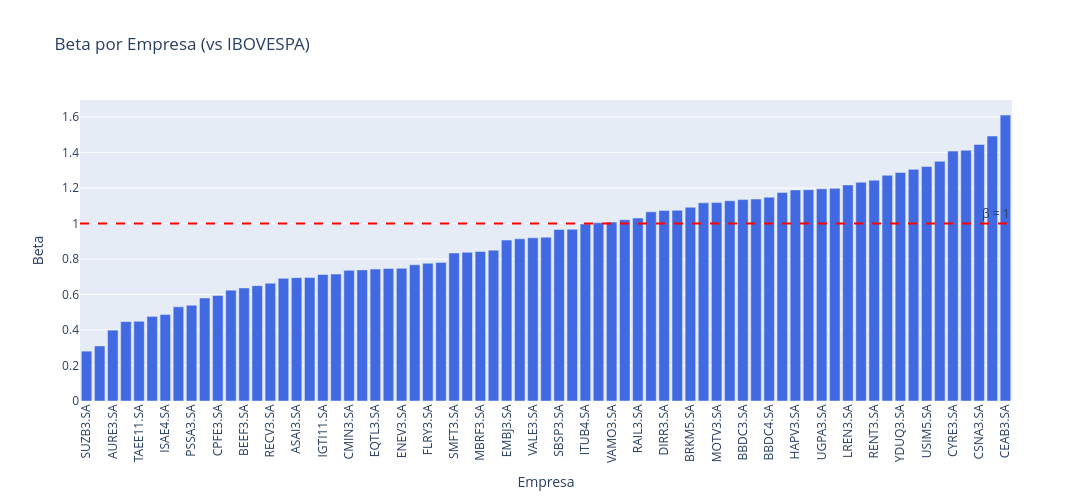

Notebook source saved alongside this figure:
### Code cell
plot_df = (
    beta.rename("Beta")
        .rename_axis("Ticker")
        .reset_index()
        .sort_values("Beta")
)

fig = px.bar(
    plot_df,
    x="Ticker",
    y="Beta",
    color_discrete_sequence=["royalblue"],
    labels={
        "Ticker": "Empresa",
        "Beta": "Beta"
    },
    title="Beta por Empresa (vs IBOVESPA)"
)

# Linha de referência em β = 1
fig.add_hline(
    y=1,
    line_dash="dash",
    line_color="red",
    annotation_text="β = 1"
)

fig.update_layout(
    height=500,
    width=1200,
    xaxis_tickangle=-90
)

fig.show()

### Figure 1 — Plotly figure (JSON) as saved in the notebook; plotly's stock layout.template omitted (floating-point values rounded to 4 significant figures)
{"data": [{"hovertemplate": "Empresa=%{x}<br>Beta=%{y}<extra></extra>", "legendgroup": "", "marker": {"color": "royalblue", "pattern": {"shape": ""}}, "name": "", "orientation": "v", "showlegend": false, "textposition": "auto", "type": "bar", "x": ["SUZB3.SA", "NATU3.SA", "AURE3.SA", "KLBN11.SA", "TAEE11.SA", "SLCE3.SA", "ISAE4.SA", "VIVT3.SA", "PSSA3.SA", "EGIE3.SA", "CPFE3.SA", "RADL3.SA", "BEEF3.SA", "ABEV3.SA", "RECV3.SA", "BRAV3.SA", "ASAI3.SA", "TIMS3.SA", "IGTI11.SA", "RDOR3.SA", "CMIN3.SA", "CURY3.SA", "EQTL3.SA", "WEGE3.SA", "ENEV3.SA", "ENGI11.SA", "FLRY3.SA", "HYPE3.SA", "SMFT3.SA", "CPLE3.SA", "MBRF3.SA", "TOTS3.SA", "EMBJ3.SA", "POMO4.SA", "VALE3.SA", "BRAP4.SA", "SBSP3.SA", "ITSA4.SA", "ITUB4.SA", "ALOS3.SA", "VAMO3.SA", "AZZA3.SA", "RAIL3.SA", "SANB11.SA", "DIRR3.SA", "MULT3.SA", "BRKM5.SA", "GGBR4.SA", "MOTV3.SA", "CSAN3.SA", "BBDC3.SA", "PRIO3.SA", "BBDC4.SA", "VBBR3.SA", "HAPV3.SA", "GOAU4.SA", "UGPA3.SA", "B3SA3.SA", "LREN3.SA", "MRVE3.SA", "RENT3.SA", "BPAC11.SA", "YDUQ3.SA", "AXIA3.SA", "USIM5.SA", "COGN3.SA", "CYRE3.SA", "VIVA3.SA", "CSNA3.SA", "MGLU3.SA", "CEAB3.SA"], "xaxis": "x", "y": [0.281, 0.3101, 0.3994, 0.4475, 0.4494, 0.4769, 0.4872, 0.5308, 0.5397, 0.5806, 0.595, 0.6247, 0.6372, 0.6502, 0.6643, 0.6912, 0.6952, 0.6964, 0.7129, 0.7155, 0.7363, 0.7389, 0.7435, 0.7471, 0.7478, 0.7677, 0.7766, 0.7812, 0.8346, 0.8377, 0.8428, 0.8503, 0.9071, 0.9142, 0.9199, 0.9236, 0.9667, 0.9681, 0.9976, 1.005, 1.009, 1.022, 1.031, 1.066, 1.074, 1.075, 1.092, 1.117, 1.118, 1.129, 1.135, 1.138, 1.149, 1.176, 1.19, 1.191, 1.196, 1.199, 1.218, 1.233, 1.245, 1.272, 1.288, 1.306, 1.321, 1.351, 1.408, 1.413, 1.446, 1.493, 1.612], "yaxis": "y"}], "layout": {"annotations": [{"showarrow": false, "text": "β = 1", "x": 1, "xanchor": "right", "xref": "x domain", "y": 1, "yanchor": "bottom", "yref": "y"}], "barmode": "relative", "height": 500, "legend": {"tracegroupgap": 0}, "shapes": [{"line": {"color": "red", "dash": "dash"}, "type": "line", "x0": 0, "x1": 1, "xref": "x domain", "y0": 1, "y1": 1, "yref": "y"}], "title": {"text": "Beta por Empresa (vs IBOVESPA)"}, "width": 1200, "xaxis": {"anchor": "y", "domain": [0, 1], "tickangle": -90, "title": {"text": "Empresa"}}, "yaxis": {"anchor": "x", "domain": [0, 1], "title": {"text": "Beta"}}}}
